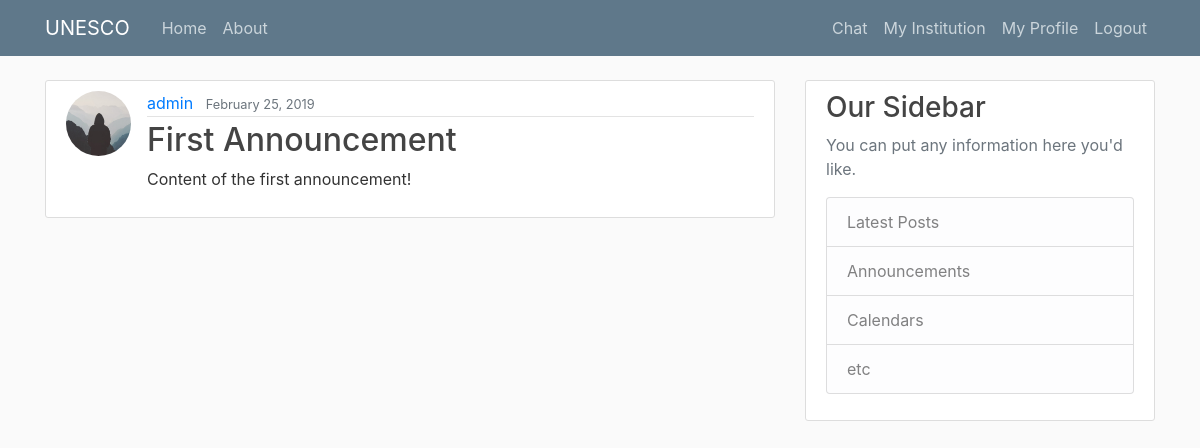
The app's page /post/1/ (signed in) with its own data.
### blog/models.py (models this page shows, shortened)
class Post(models.Model):
    title = models.CharField(max_length=100)
    content = models.TextField()
    date_posted = models.DateTimeField(default=timezone.now)
    author = models.ForeignKey(User, on_delete=models.CASCADE)

### users/models.py (models this page shows, shortened)
class User(AbstractUser):
    role = models.CharField(max_length=150, default='Researcher', blank=True, null=True)
    institution = models.ForeignKey('institutions.Institution', on_delete=models.PROTECT)

class Profile(models.Model):
    user = models.OneToOneField(User, on_delete=models.CASCADE)
    image = models.ImageField(default='default.jpg', upload_to='profile_pics')

### blog/views.py (the view)
# urls.py: path('post/<int:pk>/', PostDetailView.as_view(), name='post-detail'),
class PostDetailView(DetailView):
    model = Post

### blog/templates/blog/post_detail.html (shortened to what this page needs)
{% extends "blog/base.html" %}
{% block content %}
    <article class="media content-section">
        <img class="rounded-circle article-img" src="{{ object.author.profile.image.url }}">
      <div class="media-body">
        <div class="article-metadata">
            <a class="mr-2" href="{% url 'user-posts' object.author.username %}">{{ object.author }}</a>
          <small class="text-muted">{{ object.date_posted|date:"F j, Y" }}</small>
        </div>
        <h2 class="article-title">{{ object.title }}</h2>
        <p class="article-content">{{ object.content }}</p>
      </div>
    </article>
{% endblock content %}

### blog/static/blog/main.css (style rules this page uses)
body { background: #fafafa; color: #333333; margin-top: 5rem; }
h1, h2, h3, h4, h5, h6 { color: #444444; }
.content-section { background: #ffffff; padding: 10px 20px; border: 1px solid #dddddd; border-radius: 3px; margin-bottom: 20px; }
.article-title { color: #444444; }
.article-content { white-space: pre-line; }
.article-img { height: 65px; width: 65px; margin-right: 16px; }
.article-metadata { padding-bottom: 1px; margin-bottom: 4px; border-bottom: 1px solid #e3e3e3 }

### records on screen
Post: author.profile.image (placeholder picture), author "admin", date_posted "February 25, 2019", title "First Announcement", content "Content of the first announcement!"
